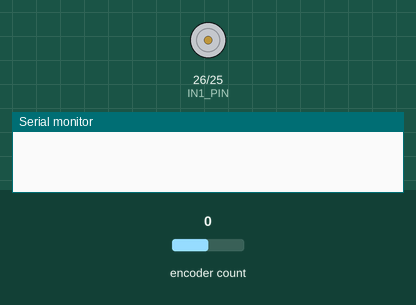
Simulated run of this sketch. Board: ESP32. Shown: motor-driver pin pairs drawn as motors (green arrow = first pin HIGH = forward, orange = second pin HIGH = backward, longer = more drive, scaled by the enable pin), the last lines printed to the serial monitor. Inputs (shaded band) come from the test bench; at power-on: encoder count 0.

Above: at 0.0 s.
At 7.1 s:
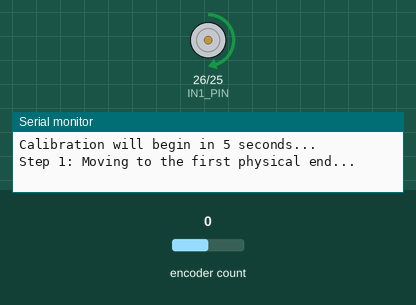
At 8.6 s:
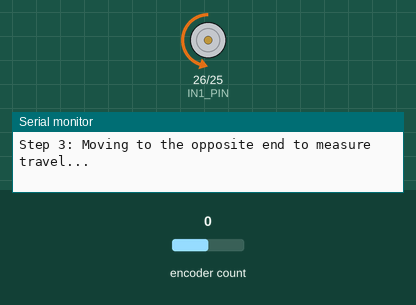
Timing chart, 0 to 10.5 s (numbered marks = the images above):
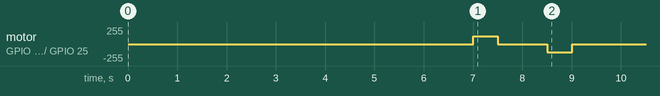

Measured:
- by itself, motor on GPIO 26 (IN1_PIN) / GPIO 25 (IN2_PIN): stopped → forward 120/255 at 7.0 s, → stopped 0.50 s later, → backward 120/255 1.0 s later, → stopped 0.50 s later

The sketch:

calibration_routine.ino
```cpp
#include <ESP32Encoder.h>

// --- Pin Definitions (Corrected for Feather V2) ---
const int ENA_PIN = 27;
const int IN1_PIN = 26; // Feather A0
const int IN2_PIN = 25; // Feather A1
const int ENCODER_A_PIN = 14; // Feather A2
const int ENCODER_B_PIN = 15; // Feather A3

// --- Calibration Configuration ---
const float TOTAL_TRAVEL_MM = 60.0;
const int CALIBRATION_SPEED = 120; // Use a slow-medium speed (0-255) to be gentle on the mechanics
const int STALL_CHECK_DELAY_MS = 500; // How long to wait to confirm a stall (in milliseconds)

// --- Global Variables ---
ESP32Encoder encoder;
float ticks_per_mm = 0.0; // This is the value we want to find!

// Helper function to control the motor
void driveMotor(int direction, int speed) {
  if (direction == 1) { // Forward / Up
    digitalWrite(IN1_PIN, HIGH);
    digitalWrite(IN2_PIN, LOW);
  } else if (direction == -1) { // Backward / Down
    digitalWrite(IN1_PIN, LOW);
    digitalWrite(IN2_PIN, HIGH);
  } else { // Stop
    digitalWrite(IN1_PIN, LOW);
    digitalWrite(IN2_PIN, LOW);
  }
  analogWrite(ENA_PIN, speed);
}

// The main calibration routine
void runCalibration() {
  long lastEncoderValue = 0;
  long currentEncoderValue = 0;
  long totalTicks = 0;

  // --- Step 1: Drive to the first end (e.g., the top) until it stalls ---
  Serial.println("\nStep 1: Moving to the first physical end...");
  driveMotor(1, CALIBRATION_SPEED); // Start moving forward

  while (true) {
    lastEncoderValue = encoder.getCount();
    delay(STALL_CHECK_DELAY_MS);
    currentEncoderValue = encoder.getCount();

    // If the encoder value hasn't changed, we've hit the end and stalled
    if (currentEncoderValue == lastEncoderValue) {
      driveMotor(0, 0); // Stop the motor
      Serial.println("Stall detected. Reached the end.");
      break; // Exit the loop
    }
  }

  // --- Step 2: Reset the encoder at this known physical end ---
  Serial.println("Step 2: Resetting encoder count to zero at this end.");
  encoder.clearCount();
  delay(1000); // Small pause

  // --- Step 3: Drive to the other end (the bottom) until it stalls ---
  Serial.println("Step 3: Moving to the opposite end to measure travel...");
  driveMotor(-1, CALIBRATION_SPEED); // Start moving backward

  while (true) {
    lastEncoderValue = encoder.getCount();
    delay(STALL_CHECK_DELAY_MS);
    currentEncoderValue = encoder.getCount();

    // Print current count during travel so we can see it's working
    Serial.print("Encoder reading: ");
    Serial.println(abs(currentEncoderValue));

    if (currentEncoderValue == lastEncoderValue) {
      driveMotor(0, 0); // Stop the motor
      totalTicks = abs(currentEncoderValue); // Record the total ticks traveled
      Serial.print("Stall detected. Traveled a total of ");
      Serial.print(totalTicks);
      Serial.println(" ticks.");
      break; // Exit the loop
    }
  }
  delay(1000);

  // --- Step 4: Calculate and store the ticks_per_mm value ---
  if (totalTicks > 0) {
    ticks_per_mm = (float)totalTicks / TOTAL_TRAVEL_MM;
    Serial.println("\n--- CALIBRATION COMPLETE ---");
    Serial.print("Calculated Ticks per Millimeter: ");
    Serial.println(ticks_per_mm);
    Serial.println("--------------------------------");
  } else {
    Serial.println("\n--- CALIBRATION FAILED ---");
    Serial.println("Error: Zero ticks were measured. Check motor/encoder.");
    while(true); // Halt the program
  }
}

void setup() {
  Serial.begin(115200);
  delay(2000); // Wait for Serial Monitor to connect
  Serial.println("--- Automated Calibration Routine ---");

  // Setup motor pins
  pinMode(ENA_PIN, OUTPUT);
  pinMode(IN1_PIN, OUTPUT);
  pinMode(IN2_PIN, OUTPUT);

  // Setup encoder
  encoder.attachHalfQuad(ENCODER_A_PIN, ENCODER_B_PIN);
  encoder.clearCount();

  Serial.println("\nPlace the screw somewhere in the middle of its travel.");
  Serial.println("Calibration will begin in 5 seconds...");
  delay(5000);

  // Run the calibration process
  runCalibration();

  Serial.println("\nSystem is now calibrated. Moving to home position (0mm)...");
  // Drive back to the zero position (where we reset the counter)
  driveMotor(1, CALIBRATION_SPEED);
  while(encoder.getCount() < 0) {
    // Wait until it gets back to zero
  }
  driveMotor(0, 0); // Stop at home
  Serial.println("Homing complete. Ready for operation.");
}

void loop() {
  // This loop now demonstrates the calibration result.
  // It prints the current position in both raw ticks and calculated millimeters.
  long current_ticks = encoder.getCount();
  float current_mm = current_ticks / ticks_per_mm;

  Serial.print("Current Position: ");
  Serial.print(current_ticks);
  Serial.print(" ticks  |  ");
  Serial.print(current_mm, 2); // Print with 2 decimal places
  Serial.println(" mm");

  delay(500); // Update twice a second
}
```
